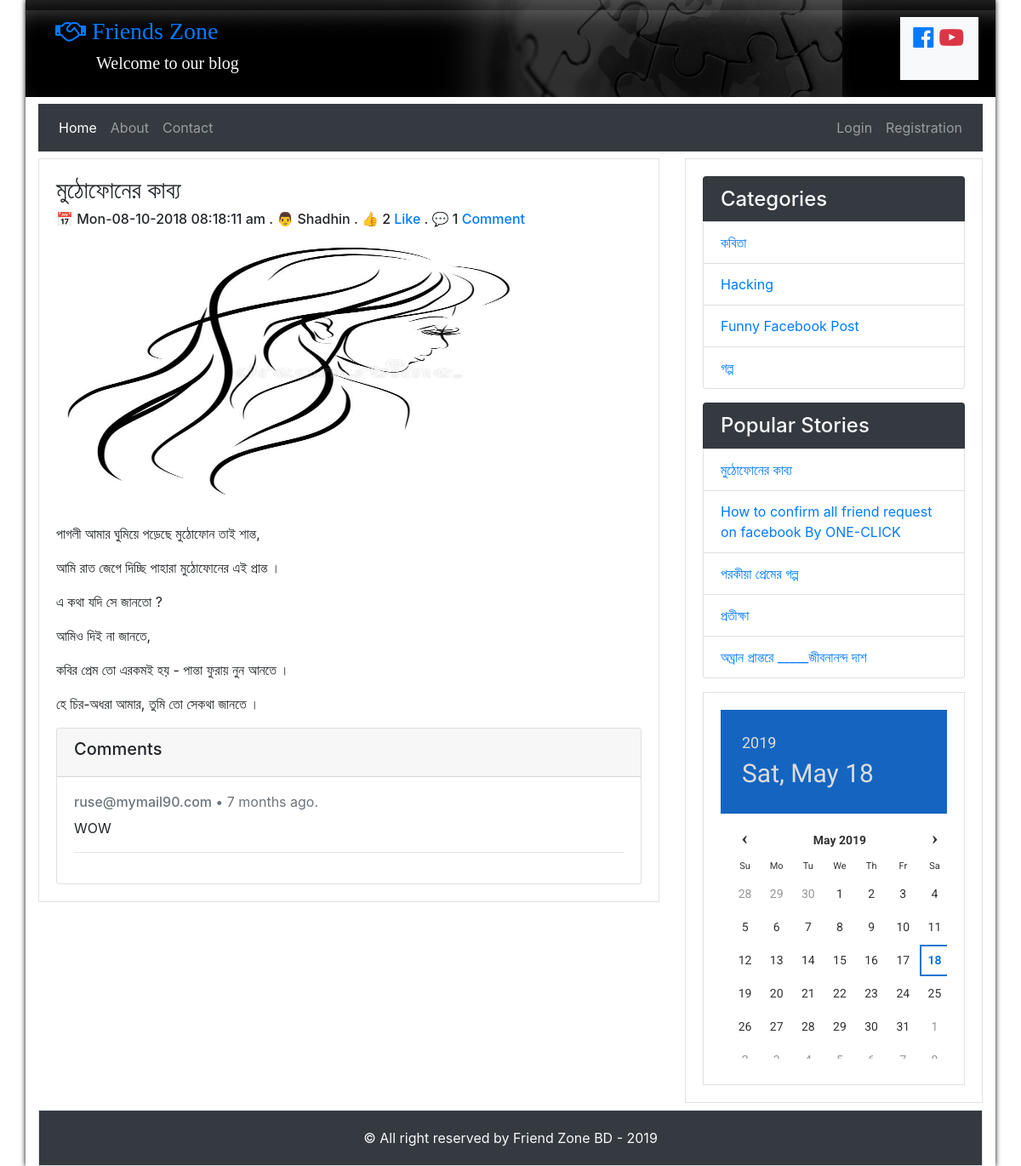
/blog-details?pid=7, run on the app's committed database.
### tables this page shows
CREATE TABLE `posts` (
  `id` int(11) NOT NULL,
  `post_title` text NOT NULL,
  `post_category` text NOT NULL,
  `post_description` text NOT NULL,
  `post_image` text DEFAULT NULL,
  `post_status` tinyint(4) NOT NULL,
  `post_author` varchar(255) NOT NULL,
  `post_author_id` int(11) NOT NULL,
  `post_popular` int(11) DEFAULT NULL,
  `post_date` datetime NOT NULL DEFAULT current_timestamp()
);

CREATE TABLE `comments` (
  `id` int(11) NOT NULL,
  `post_id` int(11) NOT NULL,
  `commenter_name` varchar(255) NOT NULL,
  `comment` text NOT NULL,
  `comment_date` datetime DEFAULT current_timestamp()
);

CREATE TABLE `categories` (
  `category_id` int(11) NOT NULL,
  `category_name` varchar(255) NOT NULL,
  `category_status` tinyint(4) NOT NULL
);

### libs/db.php (called while the page is built, shortened)
<?php
class DB
{
    protected static $database = 'id7377120_db_blog';
    protected static $user = 'id7377120_shadhin';
    protected static $password = 'shadhin98';
    public static function con()
    {
        try {
            $mysqli = new mysqli('localhost', self::$user, self::$password, self::$database);
            $mysqli->set_charset("utf8");
            return $mysqli;
        } catch (Exception $e) {
            die('Server Not Connected ! ' . $e);
        }
    }
    public static function getAllDataByCondition($table, $col_name, $val, $order = null)
    {
        $query = "SELECT * FROM {$table} WHERE {$col_name} = '$val' {$order}";
        $result = self::con()->query($query);
        return $result;
    }
    public static function myQuery($query)
    {
        $result = self::con()->query($query);
        return $result;
    }
    public static function getSingleData($table, $column_name, $id)
    {
        $query = "SELECT * FROM " . $table . " WHERE " . $column_name . " = '$id'";
        $result = self::con()->query($query)->fetch_assoc();
        return $result;
    }
}

### classes/Post.php (called while the page is built, shortened)
<?php
class Post
{
    public function getPost($id)
    {
        $peid = mysqli_real_escape_string(DB::con(), $id);
        $post = DB::getSingleData('posts', 'id', $peid);
        return $post;
    }
    public function postPopularIncrese($id)
    {
        $result = $this->getPost($id);
    }
    public function getPopularPost()
    {
        $posts = DB::myQuery("SELECT * FROM posts WHERE post_status = 0 ORDER BY post_popular DESC LIMIT 5");
        return $posts;
    }
    public function totalLikes($id)
    {
        $likes = DB::getAllDataByCondition('likes', 'post_id', $id);
        $totalLikes = $likes->num_rows;
        return $totalLikes;
    }
    public function getComments($post_id)
    {
        $comments = DB::getAllDataByCondition('comments', 'post_id', $post_id, 'ORDER BY id DESC');
        return $comments;
    }
    public function getTotalCommentByPost($post_id)
    {
        $comments = DB::getAllDataByCondition('comments', 'post_id', $post_id);
        return $comments->num_rows;
    }
}

### libs/session.php (called while the page is built, shortened)
<?php
class Session
{
    public static function get($key)
    {
        if (isset($_SESSION[$key])) {
            return $_SESSION[$key];
        } else {
            return false;
        }
    }
}

### classes/Category.php (called while the page is built, shortened)
<?php
class Category
{
    public function getPublishedCategory()
    {
        $categories = DB::getAllDataByCondition('categories', 'category_status', 0);
        return $categories;
    }
}

### blog-details.php (the view, shortened to what this page needs)
<?php include "includes/header.php"; ?>
<div class="row mt-2">
    <?php
    if (isset($_GET['pid'])) {
        $postDetails = DB::getSingleData('posts', 'id', $_GET['pid']);
        $post->postPopularIncrese($_GET['pid']);
        ?>
        <div class="col-md-8">
            <div class="card-body border">
                <h3><?php echo $postDetails['post_title']; ?></h3>
                <h6>&#128197; <?php echo $format->dateFormat($postDetails['post_date']); ?> .
                    &#128104; <?php echo $postDetails['post_author']; ?> .
                    &#128077; <?php echo $post->totalLikes($postDetails['id']) ?>
                    <?php if (Session::get('user_login') == true) { ?>
                        <a href="?l=<?php echo $postDetails['id']; ?>">Like</a>
                    <?php } else { ?>
                        <a href="#" onclick="alert('Please Login first !')">Like</a>
                    <?php } ?>.
                    &#128172; <?php echo $post->getTotalCommentByPost($postDetails['id'])?>
                    <?php if (Session::get('user_login') == true) { ?>
                        <a href="#comments">Comment</a>
                    <?php } else { ?>
                        <a href="#" onclick="alert('Please Login first !')">Comment</a>
                    <?php } ?>
                </h6>
                <?php if ($postDetails['post_image'] != null){ ?>
                <img src="<?php echo $postDetails['post_image']; ?>" width="100%" height="300" class="mt-2 mb-3">
                <?php } ?>
                <p class='mt-3'><?php echo $postDetails['post_description']; ?></p>
                <div class="card mt-3" id="comments">
                    <div class="card-header"><h5>Comments</h5></div>
                    <div class="card-body">
                        <?php
                        $comments = $post->getComments($postDetails['id']);
                        foreach ($comments as $comment) {
                            ?>
                            <h6 class="text-secondary">
                                <?php echo $comment['commenter_name']; ?>
                                <span class="font-weight-normal">&#8226; <?php echo $format->relative_Time($comment['comment_date']) ?></span>
                            </h6>
                            <p>
                                <?php echo $comment['comment']; ?>
                            </p>
                            <hr>
                        <?php } ?>
                    </div>
                </div>
            </div>
        </div>
    <?php } ?>
    <div class="col-md-4">
        <?php include "includes/sidebar.php"; ?>
    </div>
</div>
<?php include "includes/footer.php"; ?>

### libs/format.php (shortened to what this page needs)
<?php
class format
{
    public function dateFormat($date){
        $time = strtotime($date);
        $new_date = date("D-d-m-Y h:i:s a", $time);
        return $new_date;
    }
    public function relative_Time($old_time){
        $timeDifference = time() - strtotime($old_time);
        $seconds = $timeDifference;
        $minutes = round($timeDifference / 60);
        $hours   = round($timeDifference / 3600);
        $days    = round($timeDifference / 86400);
        $weeks   = round($timeDifference / 604800);
        $months  = round($timeDifference / 2592000);
        $years   = round($timeDifference / 31104000);
        if ($seconds < 60){
            if ($seconds < 30){ echo "Just now";}
            else{ echo $seconds." seconds ago."; }
        }elseif ($minutes < 60){
            if ($minutes == 1){ echo "One minute ago."; }
            else{ echo $minutes." minutes ago."; }
        }elseif ($hours < 24){
            if ($hours == 1){ echo "One hour ago."; }
            else{ echo $hours." hours ago."; }
        }elseif ($days < 7){
            if ($days == 1){ echo "One day ago."; }
            else{ echo $days." days ago."; }
        }elseif ($weeks < 4){
            if ($weeks == 1){ echo "One week ago."; }
            else{ echo $weeks." weeks ago."; }
        }elseif ($months < 12){
            if ($months == 1){ echo "One month ago."; }
            else{ echo $months." months ago."; }
        }else{ echo $years." years ago."; }
    }
}

### includes/sidebar.php (shortened to what this page needs)
<div class="card-body border">
    <ul class="list-group">
        <h4 class="list-group-item bg-dark text-light">Categories</h4>
        <?php
        if ($category->getPublishedCategory()) {
            foreach ($category->getPublishedCategory() as $category) {
                ?>
                <li class="list-group-item">
                    <a href="home?cat=<?php echo $category['category_id']; ?>">
                        <?php echo $category['category_name']; ?>
                    </a>
                </li>
            <?php }
        } ?>
    </ul>
    <ul class="list-group mt-3">
        <h4 class="list-group-item bg-dark text-light">Popular Stories</h4>
        <?php
            $posts = $post->getPopularPost();
            if ($posts){
                foreach ($posts as $post) {
        ?>
        <li class="list-group-item">
            <a href="blog-details?pid=<?php echo $post['id']; ?>"><?php echo $post['post_title']; ?></a>
        </li>
        <?php } } ?>
    </ul>
    <div class="card-body mt-3 border">
        <link href="assets/calendar/dcalendar.picker.css" rel="stylesheet" type="text/css">
        <table id="calendar-demo" class="calendar table-responsive"></table>
    </div>
</div>

### data on the page
posts: post_title "মুঠোফোনের কাব্য", post_date "Mon-08-10-2018 08:18:11 am", post_author "Shadhin", post_image (picture), post_description "পাগলী আমার ঘুমিয়ে পড়েছে মুঠোফোন তাই শান্ত, আমি রাত জেগে দিচ্ছি পাহারা মুঠোফোনের এই প্রান্ত । এ কথা যদি সে জানতো ? আমিও দিই না জানতে, কবির প্রেম তো এরকমই হয় - পান্তা ফুরায় নুন আনতে । হে চির-অধরা আমার, তুমি তো সেকথা জানতে ।"
comments: commenter_name "ruse@mymail90.com", comment "WOW"
categories: category_name "কবিতা"
categories: category_name "Hacking"
categories: category_name "Funny Facebook Post"
categories: category_name "গল্প"
posts: post_title "How to confirm all friend request on facebook By ONE-CLICK"
posts: post_title "পরকীয়া প্রেমের গল্প"
posts: post_title "প্রতীক্ষা"
posts: post_title "অঘ্রান প্রান্তরে _____জীবনানন্দ দাশ"

### other printed values
$post->totalLikes($postDetails['id']) "2"
$post->getTotalCommentByPost($postDetails['id']) "1"
